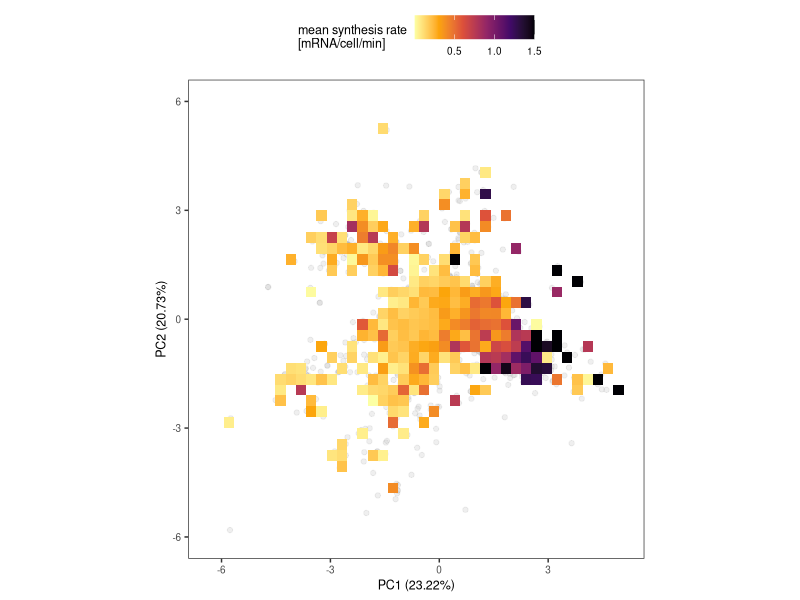

The R script that drew this image: (Note: this script raises an error after producing the figure.)
rm(list = ls())

library(tidyverse)

# load imputed values
imp = as.matrix(read.csv("data/imputed_missing_values/imputed_residence_times_fastSitesExcluded.csv") %>% 
                  column_to_rownames(var = "X"))

# load synthesis rates and get quartiles 
synthesisRates = read.csv("data/synthesisRates.csv") %>% 
  mutate(cropped = ifelse(synthesis_perCell_perMin > 1.5, 1.5, synthesis_perCell_perMin))%>% 
  mutate(quartile = factor(ntile(cropped, 4)))


# ======= 1) pca of factors ===========
#2) PCA of genes
genePCA = function(inputData, scaled = TRUE){
  if (scaled == TRUE){
    pca = prcomp(inputData, scale. = TRUE)
  } else {
    pca = prcomp(inputData, scale. = FALSE)
  }
  
  variance = round((pca$sdev^2 / sum(pca$sdev^2))*100, digits = 2)
  PCA_out = as.data.frame(pca$x) %>% 
    rownames_to_column(var = "gene")
  
  output = list(PCA_out = PCA_out, variance = variance)
  
  return(output)
}

# a) imputed observations
output = genePCA(inputData = imp, scaled = TRUE)
plotData = output$PCA_out %>% 
  left_join(synthesisRates)
variance = output$variance

# p = ggplot(plotData, aes(x = PC1, y = PC2, color = cropped))
# p + geom_point(alpha = 0.1, color = "grey70", size = 0.5) +
#   geom_point(data = plotData %>% dplyr::filter(!is.na(synthesis_perCell_perMin)), 
#              alpha = 0.7, size =0.5) +
#   theme_bw() +
#   xlab(paste('PC1 (', variance[1],'%)', sep = ""))+
#   ylab(paste('PC2 (', variance[2],'%)', sep = "")) +
#   coord_fixed() +
#   scale_color_viridis_c(option = "B", direction = -1) +
#   ylim(-3, 10) +
#   theme(panel.background = element_rect(fill = "transparent"), # bg of the panel
#         plot.background = element_rect(fill = "transparent", color = NA),
#         legend.background = element_rect(fill = "transparent"),
#         text = element_text(size=10),
#         strip.background=element_rect(colour="black",
#                                       fill="white"),
#         panel.grid.major = element_blank(), 
#         panel.grid.minor = element_blank(), 
#         legend.position = "top") +
#   guides(color = guide_colorbar(title = paste("synthesis rate", "[mRNA/cell/min]", sep = "\n")))
# ggsave("figures/panels/fig4/PCA_genes.pdf", width = 7, height = 7, units = "cm")

p = ggplot(plotData, aes(x = PC1, y = PC2, z = cropped))
p + geom_point(alpha = 0.2, color = "grey70") +
  stat_summary_2d(data = plotData %>% dplyr::filter(!is.na(synthesis_perCell_perMin)), 
                  bins = 40, color = "transparent") +
  theme_bw() +
  xlab(paste('PC1 (', variance[1],'%)', sep = ""))+
  ylab(paste('PC2 (', variance[2],'%)', sep = "")) +
  coord_fixed() +
  scale_fill_viridis_c(option = "B", direction = -1)+
  ylim(-6, 6)+
  theme(panel.background = element_rect(fill = "transparent"), # bg of the panel
        plot.background = element_rect(fill = "transparent", color = NA),
        legend.background = element_rect(fill = "transparent"),
        text = element_text(size=9),
        strip.background=element_rect(colour="black",
                                      fill="white"),
        panel.grid.major = element_blank(), 
        panel.grid.minor = element_blank(), 
        legend.position = "top") +
  guides(fill= guide_colorbar(title = paste("mean synthesis rate", "[mRNA/cell/min]", sep = "\n")))
ggsave("figures/panels/figSb/PCA_genes_binned__PCAwithoutFastSites.pdf", width = 6.5, height = 6.5, units = "cm")
